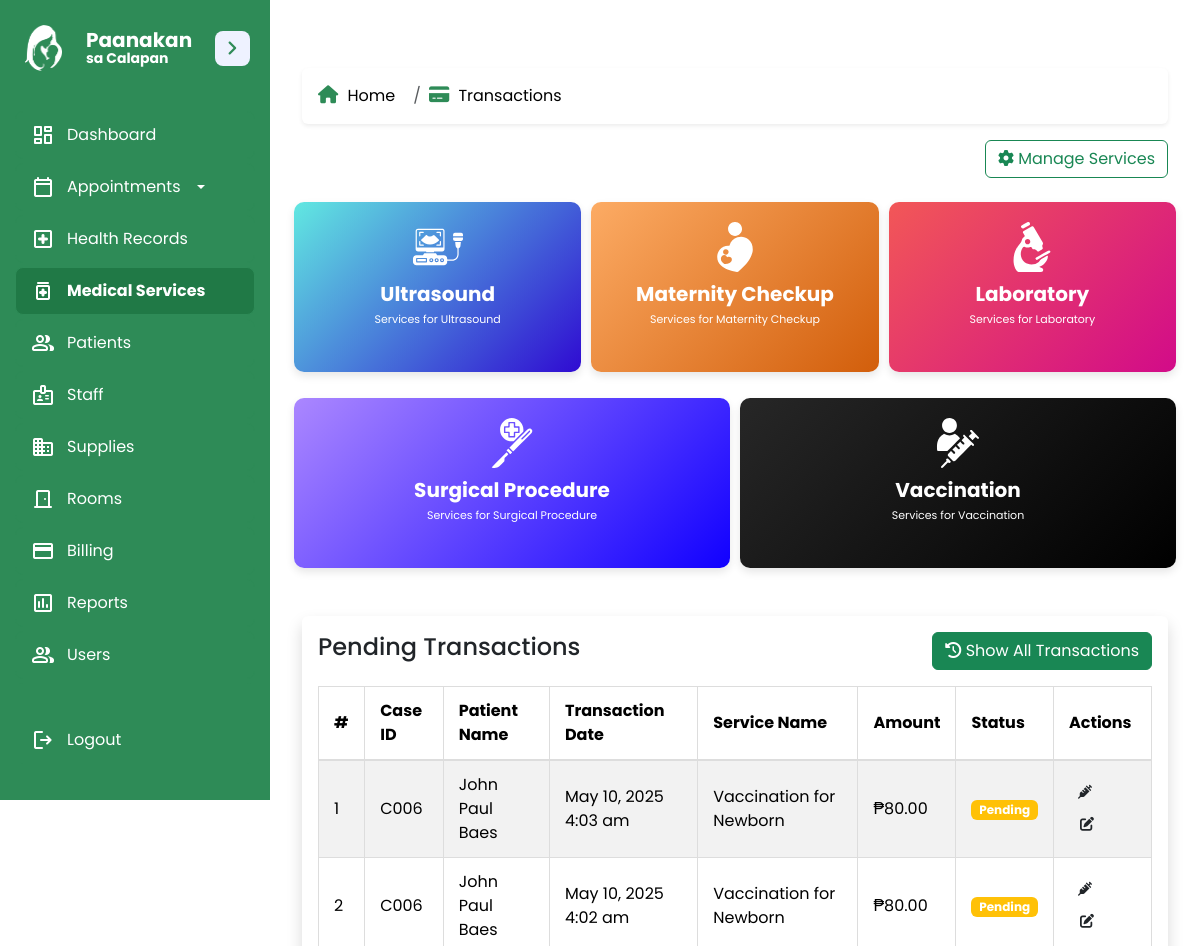
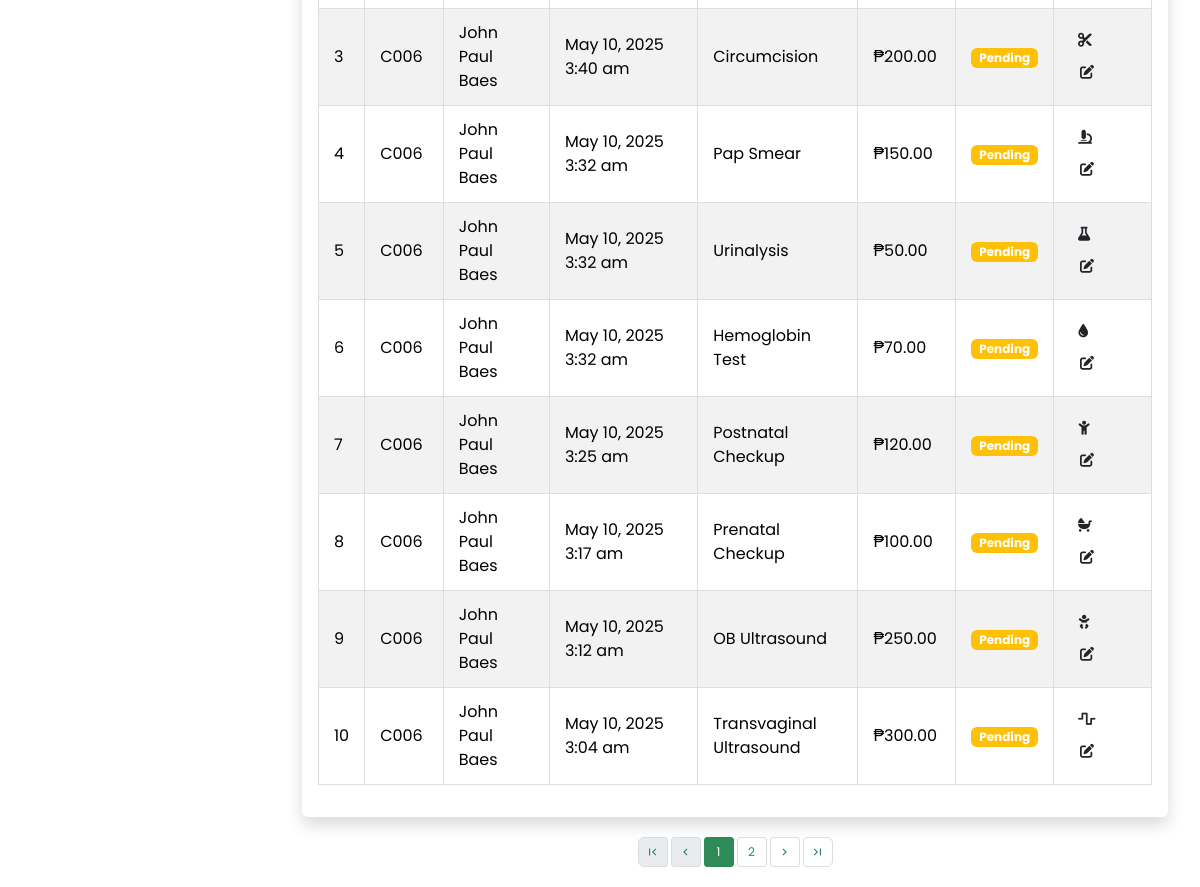
The app's page /admin/transactions.php (signed in) with its own data (2 pictures, top to bottom).
### tables this page shows
CREATE TABLE `medical_transactions` (
  `transaction_id` int(11) NOT NULL,
  `case_id` varchar(20) NOT NULL,
  `service_id` int(11) NOT NULL,
  `transaction_date` datetime NOT NULL,
  `amount` decimal(10,2) NOT NULL,
  `payment_status` text NOT NULL DEFAULT 'Pending',
  `diagnosis` text DEFAULT NULL,
  `results` text DEFAULT NULL
);

CREATE TABLE `medical_services` (
  `service_id` int(11) NOT NULL,
  `service_name` varchar(255) NOT NULL,
  `category` varchar(100) NOT NULL,
  `description` text DEFAULT NULL,
  `price` decimal(10,2) NOT NULL
);

### admin/transactions.php (the view, shortened to what this page needs)
<?php
$con = connection();
$con->setAttribute(PDO::ATTR_DEFAULT_FETCH_MODE, PDO::FETCH_ASSOC);
$categoriesQuery = "SELECT DISTINCT category FROM medical_services";
$categories = $con->query($categoriesQuery)->fetchAll();
$limit = 10;
$page = isset($_GET['page']) ? (int)$_GET['page'] : 1;
$offset = ($page - 1) * $limit;
$totalCountQuery = "SELECT COUNT(*) FROM medical_transactions WHERE payment_status = 'Pending'";
$totalCountResult = $con->query($totalCountQuery);
$totalCount = $totalCountResult->fetchColumn();
$totalPages = ceil($totalCount / $limit);
$transactionsQuery = "
    SELECT t.transaction_id, t.case_id, t.transaction_date, s.service_name, t.amount, t.payment_status,
           CONCAT(p.first_name, ' ', p.last_name) as patient_name
    FROM medical_transactions t
    LEFT JOIN medical_services s ON t.service_id = s.service_id
    LEFT JOIN patients p ON t.case_id = p.case_id
    WHERE t.payment_status = 'Pending' AND t.service_id != 10
    ORDER BY t.transaction_date DESC
    LIMIT :limit OFFSET :offset
";
$transactionsStmt = $con->prepare($transactionsQuery);
$transactionsStmt->bindParam(':limit', $limit, PDO::PARAM_INT);
$transactionsStmt->bindParam(':offset', $offset, PDO::PARAM_INT);
$transactionsStmt->execute();
$transactions = $transactionsStmt->fetchAll();
?>
<!DOCTYPE html>
<html lang="en">
<head>
    <link href="https://cdn.jsdelivr.net/npm/bootstrap@5.3.3/dist/css/bootstrap.min.css" rel="stylesheet">
    <link rel="stylesheet" href="https://cdnjs.cloudflare.com/ajax/libs/font-awesome/6.0.0-beta3/css/all.min.css">
    <link rel="stylesheet" href="../css/sidebar.css">
    <link rel="stylesheet" href="../css/components.css">
    <link rel="stylesheet" href="../css/services.css">
</head>
<body style="font-family: 'Poppins', sans-serif;">
    <div class="dashboard-container">
        <?php include '../sidebar.php'; ?>
        <main class="dashboard-main-content">
            <div class="container mt-5">
                <?php include '../admin/breadcrumb.php'; ?>
                <div class="d-flex justify-content-end mb-4">
                    <a href="manage_services.php" class="btn btn-outline-success" title="Manage Services">
                        <i class="fas fa-cog"></i> Manage Services
                    </a>
                </div>
                <div class="row g-3">
                    <?php foreach ($categories as $category): ?>
                        <?php
                            $categoryClass = strtolower(str_replace(" ", "-", $category['category']));
                        ?>
                        <div class="category-card <?= $categoryClass ?>" data-bs-toggle="modal" data-bs-target="#transactionModal<?= $categoryClass ?>">
                            <img src="../img/<?= $categoryClass ?>.svg" alt="<?= $category['category'] ?>">
                            <div>
                                <h5 class="card-title"><?= htmlspecialchars($category['category']) ?></h5>
                                <p class="card-text">Services for <?= htmlspecialchars($category['category']) ?></p>
                            </div>
                        </div>
                    <?php endforeach; ?>
                </div>
                <div class="mt-5 table-container shadow rounded bg-white p-3">
                    <div class="d-flex justify-content-between align-items-center mb-3">
                        <h4>Pending Transactions</h4>
                        <a href="transaction_history.php" class="btn btn-success">
                            <i class="fas fa-history"></i> Show All Transactions
                        </a>
                    </div>
                    <table class="table table-striped">
                        <thead>
                            <tr>
                                <th>#</th>
                                <th>Case ID</th>
                                <th>Patient Name</th>
                                <th>Transaction Date</th>
                                <th>Service Name</th>
                                <th>Amount</th>
                                <th>Status</th>
                                <th>Actions</th>
                            </tr>
                        </thead>
                        <tbody>
                            <?php if (empty($transactions)): ?>
                                <tr>
                                    <td colspan="8" class="text-center">No pending transactions found.</td>
                                </tr>
                            <?php else: ?>
                                <?php foreach ($transactions as $index => $transaction): ?>
                                    <tr>
                                        <td><?= (($page - 1) * $limit) + $index + 1 ?></td>
                                        <td><?= htmlspecialchars($transaction['case_id']) ?></td>
                                        <td><?= htmlspecialchars($transaction['patient_name']) ?></td>
                                        <td><?= (new DateTime($transaction['transaction_date']))->format('F j, Y g:i a') ?></td>
                                        <td><?= htmlspecialchars($transaction['service_name']) ?></td>
                                        <td>₱<?= number_format($transaction['amount'], 2) ?></td>
                                        <td>
                                            <span class="badge <?= $transaction['payment_status'] === 'Paid' ? 'bg-success' : 'bg-warning' ?>">
                                                <?= htmlspecialchars($transaction['payment_status']) ?>
                                            </span>
                                        </td>
                                        <td>
                                            <?php if ($transaction['service_name'] === 'Transvaginal Ultrasound'): ?>
                                                <a href="http://localhost/paanakan/healthrecords/ultrasound_report.php?case_id=<?= $transaction['case_id'] ?>&transaction_id=<?= $transaction['transaction_id'] ?>" class="btn btn-sm btn me-1" title="View Ultrasound Report">
                                                    <i class="fas fa-wave-square"></i>
                                                </a>
                                            <?php elseif ($transaction['service_name'] === 'OB Ultrasound'): ?>
                                                <a href="http://localhost/paanakan/healthrecords/ob_ultrasound_report.php?case_id=<?= $transaction['case_id'] ?>&transaction_id=<?= $transaction['transaction_id'] ?>" class="btn btn-sm btn me-1" title="View OB Ultrasound Report">
                                                    <i class="fas fa-baby"></i>
                                                </a>
                                            <?php elseif ($transaction['service_name'] === 'Pap Smear'): ?>
                                                <a href="http://localhost/paanakan/healthrecords/pap_smear_report.php?case_id=<?= $transaction['case_id'] ?>&transaction_id=<?= $transaction['transaction_id'] ?>" class="btn btn-sm btn me-1" title="View Pap Smear Report">
                                                    <i class="fas fa-microscope"></i>
                                                </a>
                                            <?php elseif ($transaction['service_name'] === 'Hemoglobin Test'): ?>
                                                <a href="http://localhost/paanakan/healthrecords/hemoglobin_report.php?case_id=<?= $transaction['case_id'] ?>&transaction_id=<?= $transaction['transaction_id'] ?>" class="btn btn-sm btn me-1" title="View Hemoglobin Report">
                                                    <i class="fas fa-tint"></i>
                                                </a>
                                            <?php elseif ($transaction['service_name'] === 'Urinalysis'): ?>
                                                <a href="http://localhost/paanakan/healthrecords/urinalysis_report.php?case_id=<?= $transaction['case_id'] ?>&transaction_id=<?= $transaction['transaction_id'] ?>" class="btn btn-sm btn me-1" title="View Urinalysis Report">
                                                    <i class="fas fa-flask"></i>
                                                </a>
                                            <?php elseif ($transaction['service_name'] === 'Circumcision'): ?>
                                                <a href="http://localhost/paanakan/healthrecords/circumcision_consent.php?case_id=<?= $transaction['case_id'] ?>&transaction_id=<?= $transaction['transaction_id'] ?>" class="btn btn-sm btn me-1" title="View Circumcision Consent">
                                                    <i class="fas fa-scissors"></i>
                                                </a>
                                            <?php elseif ($transaction['service_name'] === 'Prenatal Checkup'): ?>
                                                <a href="http://localhost/paanakan/healthrecords/prenatal_records.php?case_id=<?= $transaction['case_id'] ?>&transaction_id=<?= $transaction['transaction_id'] ?>" class="btn btn-sm btn me-1" title="View Prenatal Record">
                                                    <i class="fas fa-baby-carriage"></i>
                                                </a>
                                            <?php elseif ($transaction['service_name'] === 'Postnatal Checkup'): ?>
                                                <a href="http://localhost/paanakan/healthrecords/postnatal_records.php?case_id=<?= $transaction['case_id'] ?>&transaction_id=<?= $transaction['transaction_id'] ?>" class="btn btn-sm btn me-1" title="View Postnatal Record">
                                                    <i class="fas fa-child"></i>
                                                </a>
                                            <?php elseif ($transaction['service_name'] === 'Vaccination for Newborn'): ?>
                                                <a href="http://localhost/paanakan/healthrecords/vaccination_records.php?transaction_id=<?= $transaction['transaction_id'] ?>" class="btn btn-sm btn me-1" title="View Vaccination Record">
                                                    <i class="fas fa-syringe"></i>
                                                </a>
                                            <?php else: ?>
                                                <a href="records.php?case_id=<?= $transaction['case_id'] ?>&record_id=<?= $transaction['transaction_id'] ?>" class="btn btn-sm btn me-1" title="View Records">
                                                    <i class="fas fa-file-medical"></i>
                                                </a>
                                            <?php endif; ?>
                                            <button class="btn btn-sm btn edit-transaction" data-id="<?= $transaction['transaction_id'] ?>" title="Edit Transaction">
                                                <i class="fas fa-pen-to-square"></i>
                                            </button>
                                        </td>
                                    </tr>
                                <?php endforeach; ?>
                            <?php endif; ?>
                        </tbody>
                    </table>
                </div>
                <nav class="mt-3">
                    <ul class="pagination justify-content-center">
                        <li class="page-item <?= $page <= 1 ? 'disabled' : '' ?>">
                            <a class="page-link" href="?page=1" aria-label="First">
                                <span class="material-icons">first_page</span>
                            </a>
                        </li>
                        <li class="page-item <?= $page <= 1 ? 'disabled' : '' ?>">
                            <a class="page-link" href="?page=<?= $page - 1 ?>" aria-label="Previous">
                                <span class="material-icons">chevron_left</span>
                            </a>
                        </li>
                        <?php for ($i = max(1, $page - 2); $i <= min($totalPages, $page + 2); $i++): ?>
                            <li class="page-item <?= $i === $page ? 'active' : '' ?>">
                                <a class="page-link" href="?page=<?= $i ?>"><?= $i ?></a>
                            </li>
                        <?php endfor; ?>
                        <li class="page-item <?= $page >= $totalPages ? 'disabled' : '' ?>">
                            <a class="page-link" href="?page=<?= $page + 1 ?>" aria-label="Next">
                                <span class="material-icons">chevron_right</span>
                            </a>
                        </li>
                        <li class="page-item <?= $page >= $totalPages ? 'disabled' : '' ?>">
                            <a class="page-link" href="?page=<?= $totalPages ?>" aria-label="Last">
                                <span class="material-icons">last_page</span>
                            </a>
                        </li>
                    </ul>
                </nav>
            </div>
        </main>
    </div>
</body>
</html>

### records on screen
medical_transactions: index "1", case "C006", patient_name "John Paul Baes", transaction_date "May 10, 2025 4:03 am", service.service_name "Vaccination for Newborn", amount "80.00", payment_status "Pending"
medical_transactions: index "2", case "C006", patient_name "John Paul Baes", transaction_date "May 10, 2025 4:02 am", service.service_name "Vaccination for Newborn", amount "80.00", payment_status "Pending"
medical_transactions: index "3", case "C006", patient_name "John Paul Baes", transaction_date "May 10, 2025 3:40 am", service.service_name "Circumcision", amount "200.00", payment_status "Pending"
medical_transactions: index "4", case "C006", patient_name "John Paul Baes", transaction_date "May 10, 2025 3:32 am", service.service_name "Pap Smear", amount "150.00", payment_status "Pending"
medical_transactions: index "5", case "C006", patient_name "John Paul Baes", transaction_date "May 10, 2025 3:32 am", service.service_name "Urinalysis", amount "50.00", payment_status "Pending"
medical_transactions: index "6", case "C006", patient_name "John Paul Baes", transaction_date "May 10, 2025 3:32 am", service.service_name "Hemoglobin Test", amount "70.00", payment_status "Pending"
medical_transactions: index "7", case "C006", patient_name "John Paul Baes", transaction_date "May 10, 2025 3:25 am", service.service_name "Postnatal Checkup", amount "120.00", payment_status "Pending"
medical_transactions: index "8", case "C006", patient_name "John Paul Baes", transaction_date "May 10, 2025 3:17 am", service.service_name "Prenatal Checkup", amount "100.00", payment_status "Pending"
medical_transactions: index "9", case "C006", patient_name "John Paul Baes", transaction_date "May 10, 2025 3:12 am", service.service_name "OB Ultrasound", amount "250.00", payment_status "Pending"
medical_transactions: index "10", case "C006", patient_name "John Paul Baes", transaction_date "May 10, 2025 3:04 am", service.service_name "Transvaginal Ultrasound", amount "300.00", payment_status "Pending"

### other values on screen
$name "Home"
$name "Transactions"
$category['category'] "Ultrasound"
$category['category'] "Maternity Checkup"
$category['category'] "Laboratory"
$category['category'] "Surgical Procedure"
$category['category'] "Vaccination"
